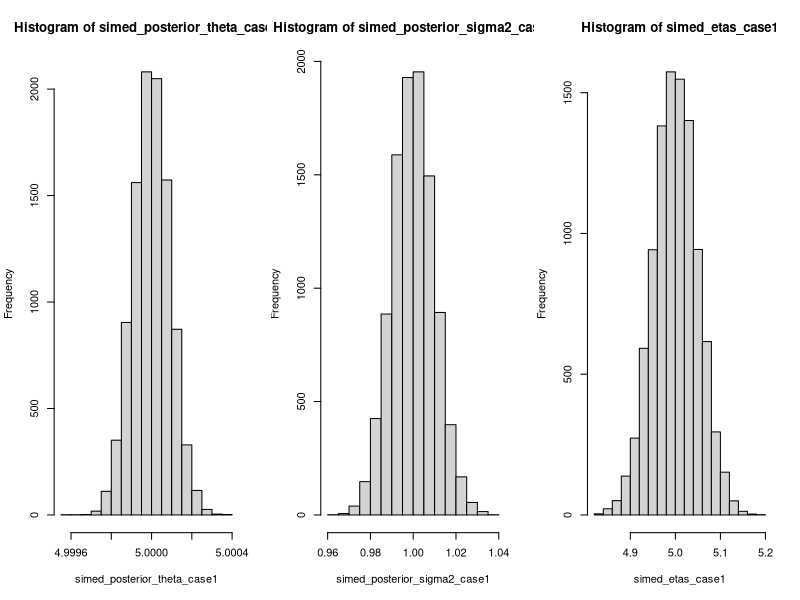
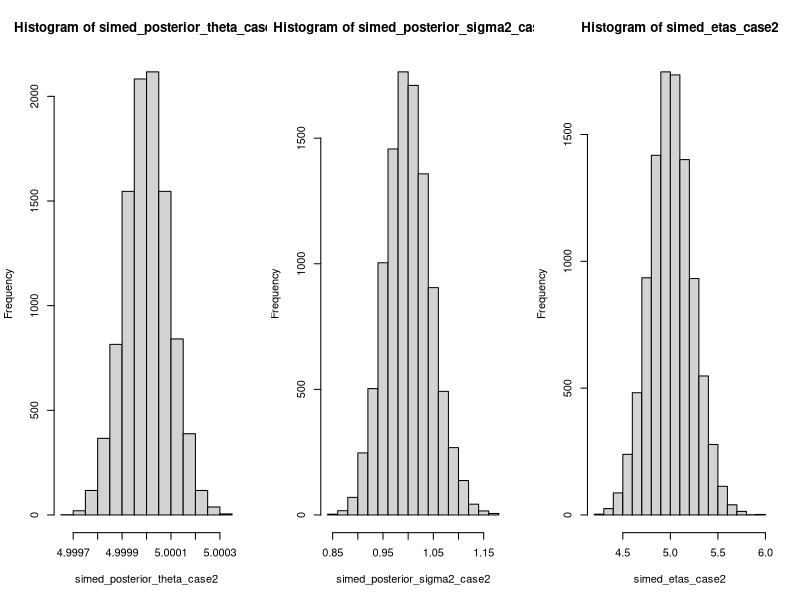
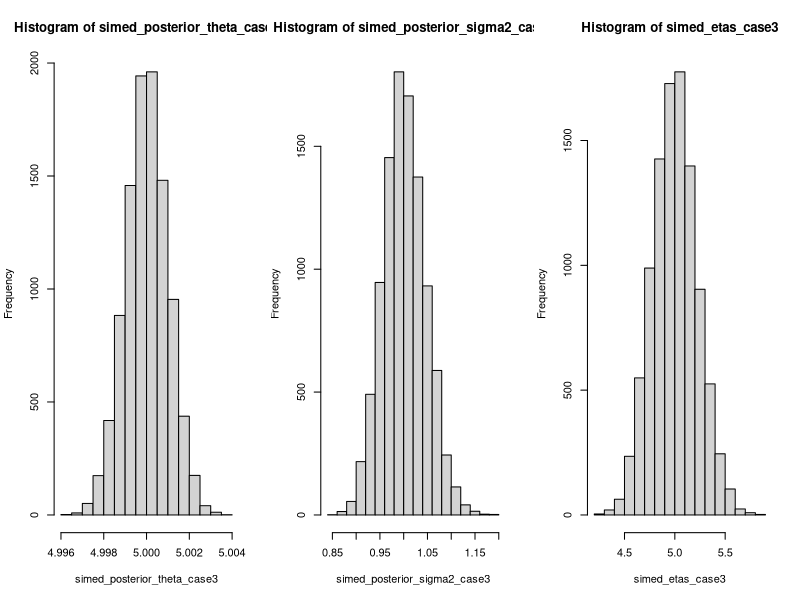

Source code (R) for these figures, in order:
rm(list=ls())
#7e.f

set.seed(20220216)
n = 1000
simed_obs = rnorm(n, 5, 1)
simed_xbar = mean(simed_obs)-0.00384 #haha :D for neat result.
print(simed_xbar)
simed_S = var(simed_obs)*(n-1)



posterior_sigma2_invgamma_params <- function(prior_a, prior_b, prior_theta0, prior_k0){
    posterior_a = prior_a + n/2
    posterior_b = prior_b + simed_S/2 + (simed_xbar-prior_theta0)^2 * n / (2*(n*prior_k0+1))
    return (c(posterior_a, posterior_b))
}
posterior_theta_given_sigma2_params <- function(prior_theta0, given_sigma2, prior_k0){
    denominator = n + 1/prior_k0
    posterior_theta = (n*simed_xbar + prior_theta0/prior_k0) / denominator
    posterior_sigma2 = given_sigma2 / denominator
    return (c(posterior_theta, posterior_sigma2))
}



# combination 1
#informative for theta / informative for sigma2
#theta~N(5, 0.0001*sigma2) / sigma2~inv.gamma(10000, 10000)
                # make mean=1, var<<1
a_case1=10000; b_case1=10000
k_case1=0.0001; theta_case1=5
posterior_invgamma_params_case1 = posterior_sigma2_invgamma_params(
    a_case1, b_case1, theta_case1, k_case1)
print(posterior_invgamma_params_case1)


T = 10000
simed_posterior_theta_case1 = c()
simed_posterior_sigma2_case1 = c()
for(i in 1:T){
    gamma_sample = rgamma(1, posterior_invgamma_params_case1[1], rate=posterior_invgamma_params_case1[2])
    sigma2_sample = 1/gamma_sample
    posterior_normal_params_case1 = posterior_theta_given_sigma2_params(theta_case1, sigma2_sample, k_case1)
    theta_sample = rnorm(1, posterior_normal_params_case1[1], posterior_normal_params_case1[2])
    simed_posterior_theta_case1 = c(simed_posterior_theta_case1, theta_sample)
    simed_posterior_sigma2_case1 = c(simed_posterior_sigma2_case1, sigma2_sample)
}

simed_etas_case1 = simed_posterior_theta_case1/simed_posterior_sigma2_case1

par(mfrow=c(1,3))
hist(simed_posterior_theta_case1)
hist(simed_posterior_sigma2_case1)
hist(simed_etas_case1)
mean(simed_etas_case1)
quantile(simed_etas_case1, probs = c(0.025, 0.975))



# combination 2
#informative for theta / vague for sigma2
#theta~N(5, 0.0001*sigma2) / sigma2~inv.gamma(0.0001, 0.0001)

a_case2=0.001; b_case2=0.001
k_case2=0.0001; theta_case2=5
posterior_invgamma_params_case2 = posterior_sigma2_invgamma_params(
    a_case2, b_case2, theta_case2, k_case2)
print(posterior_invgamma_params_case2)

T = 10000
simed_posterior_theta_case2 = c()
simed_posterior_sigma2_case2 = c()
for(i in 1:T){
    gamma_sample = rgamma(1, posterior_invgamma_params_case2[1], rate=posterior_invgamma_params_case2[2])
    sigma2_sample = 1/gamma_sample
    posterior_normal_params_case2 = posterior_theta_given_sigma2_params(theta_case2, sigma2_sample, k_case2)
    theta_sample = rnorm(1, posterior_normal_params_case2[1], posterior_normal_params_case2[2])
    simed_posterior_theta_case2 = c(simed_posterior_theta_case2, theta_sample)
    simed_posterior_sigma2_case2 = c(simed_posterior_sigma2_case2, sigma2_sample)
}


simed_etas_case2 = simed_posterior_theta_case2/simed_posterior_sigma2_case2

par(mfrow=c(1,3))
hist(simed_posterior_theta_case2)
hist(simed_posterior_sigma2_case2)
hist(simed_etas_case2)
mean(simed_etas_case2)
quantile(simed_etas_case2, probs = c(0.025, 0.975))




# combination 3
# vague for theta / vague for sigma2
#theta~N(5, 1000*sigma2) / sigma2~inv.gamma(0.0001, 0.0001)

a_case3=0.001; b_case3=0.001
k_case3=10^5; theta_case3=5
posterior_invgamma_params_case3 = posterior_sigma2_invgamma_params(
    a_case3, b_case3, theta_case3, k_case3)
print(posterior_invgamma_params_case3)

T = 10000
simed_posterior_theta_case3 = c()
simed_posterior_sigma2_case3 = c()
for(i in 1:T){
    gamma_sample = rgamma(1, posterior_invgamma_params_case3[1], rate=posterior_invgamma_params_case3[2])
    sigma2_sample = 1/gamma_sample
    posterior_normal_params_case3 = posterior_theta_given_sigma2_params(theta_case3, sigma2_sample, k_case3)
    theta_sample = rnorm(1, posterior_normal_params_case3[1], posterior_normal_params_case3[2])
    simed_posterior_theta_case3 = c(simed_posterior_theta_case3, theta_sample)
    simed_posterior_sigma2_case3 = c(simed_posterior_sigma2_case3, sigma2_sample)
}


simed_etas_case3 = simed_posterior_theta_case3/simed_posterior_sigma2_case3

par(mfrow=c(1,3))
hist(simed_posterior_theta_case3)
hist(simed_posterior_sigma2_case3)
hist(simed_etas_case3)
mean(simed_etas_case3)
quantile(simed_etas_case3, probs = c(0.025, 0.975))

